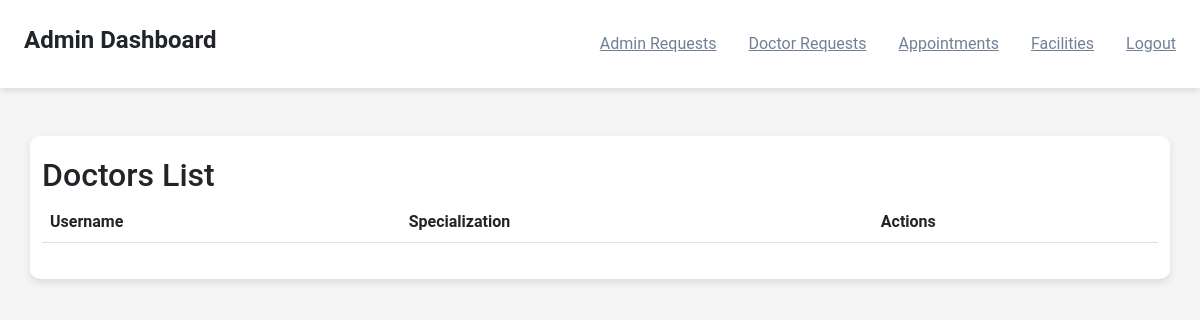
The app's page /doctors/, older data.
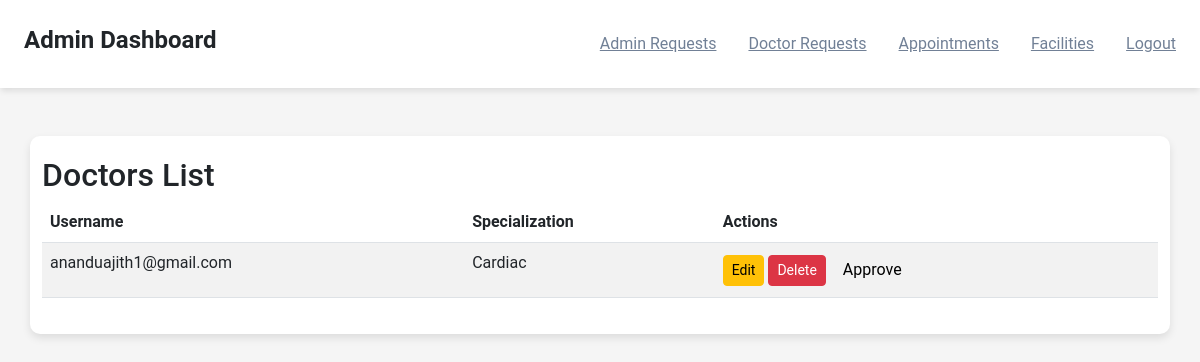
The same page, newer data.
### e_hospitalityapp/models.py (models this page shows, shortened)
class DoctorProfile(models.Model):
    user = models.OneToOneField(User, on_delete=models.CASCADE)
    phone = models.CharField(max_length=15)
    specialization = models.CharField(max_length=100)
    experience = models.PositiveIntegerField()  # for storing years of experience
    license_number = models.CharField(max_length=100, unique=True)
    profile_picture = models.ImageField(upload_to='profile_pictures/', blank=True, null=True)
    date_registered = models.DateTimeField(auto_now_add=True)
    is_approved = models.BooleanField(default=False)

### e_hospitalityapp/views.py (the view)
# urls.py: path('doctors/', DoctorListView.as_view(), name='doctor_list'),
class DoctorListView(ListView):
    model = DoctorProfile
    template_name = 'doctor_list.html'
    context_object_name = 'doctors'

### templates/doctor_list.html (shortened to what this page needs)
{% extends 'admin_nav.html' %}
{% block content %}
<html lang="en">
<head>
    <link href="https://cdn.jsdelivr.net/npm/bootstrap@5.3.0-alpha3/dist/css/bootstrap.min.css" rel="stylesheet">
    <script src="https://cdn.tailwindcss.com"></script>
</head>
<body>
<div class="container mt-5">
    <h2>Doctors List</h2>
    <table class="table table-striped">
        <thead>
        <tr>
            <th>Username</th>
            <th>Specialization</th>
            <th>Actions</th>
        </tr>
        </thead>
        <tbody>
        {% for doctor in doctors %}
        <tr>
            <td>{{ doctor.user.username }}</td>
            <td>{{ doctor.specialization }}</td>
            <td>
                <a href="{% url 'doctor_edit' doctor.pk %}" class="btn btn-warning btn-sm">Edit</a>
                <form action="{% url 'doctor_delete' doctor.pk %}" method="POST" style="display:inline;">
                    <button type="submit" class="btn btn-danger btn-sm">Delete</button>
                </form>
                <form action="{% url 'doctor_approve' doctor.pk %}" method="POST" style="display:inline;">
                    <button type="submit" class="btn btn-link" style="color: black; text-decoration: none;">Approve
                    </button>
                </form>
            </td>
        </tr>
        {% endfor %}
        </tbody>
    </table>
</div>
</body>
</html>
{% endblock %}

Row changes from the older to the newer data that the page shows:
added DoctorProfile: user.username "ananduajith1@gmail.com", specialization "Cardiac"
